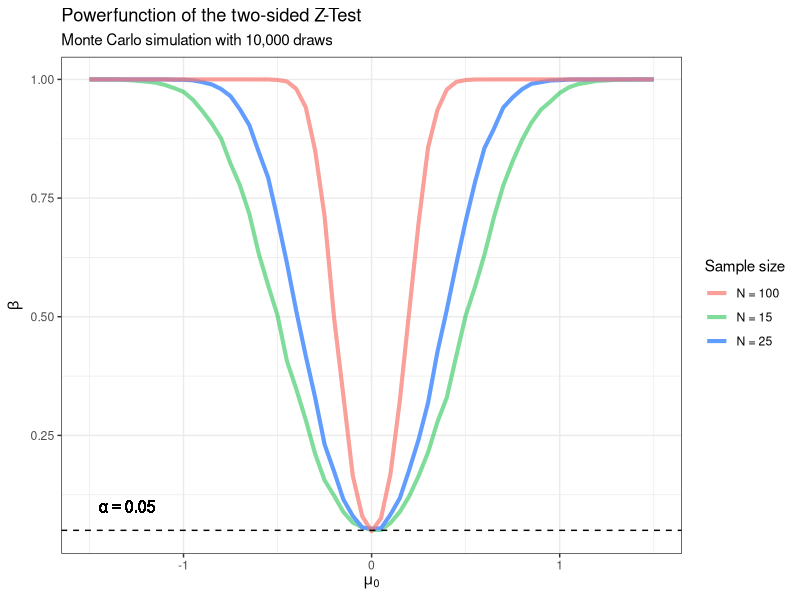

This figure's R source:

# Research Module in Econometrics and Statistics
# Master Economics, Uni Bonn

# Author: Max
# Date: 16-Oct-2019
# Updated: 21-Oct-2019
# Notes:


rm(list=ls())

### Powerfunction Simulation for the z-Test

# Define functions
power_fct <- function(M,N,mu,mu_0,sigma,alpha){
    D.vec <- integer(M)
    for (i in 1:M){
        X <- rnorm(N, mean=mu, sd=sigma)
        z_obs <- sqrt(N)*(mean(X)-mu_0)/sigma
        D.vec[i] <- as.integer(abs(z_obs)>abs(qnorm(alpha/2)))
    }
    return(mean(D.vec))
}

# Flexible function
power_fct_flexible <- function(M,N.vec,mu,mu_0,sigma,alpha){
    power_fct_vect <- Vectorize(FUN=power_fct, vectorize.args="mu")
    matrix <- matrix(mu.vec)
    for (k in 1:length(N.vec)){
        power.vec <- power_fct_vect(M=M,N=N.vec[k],mu=mu.vec,mu_0=mu_0,sigma=sigma,alpha=alpha)
        matrix <- cbind(matrix, power.vec)
    }
    df <- data.frame(matrix)
    return(df)
}

# Simulation parameters
N <- 50
N.vec <- c(15,25,100)
M <- 10000
mu <- 0
mu.vec <- c(seq(mu-1.5,mu+1.5,.05))
sigma <- 1
alpha <- 0.05
mu_0 <- 0

df <- power_fct_flexible(M=M,N.vec=N.vec,mu=mu.vec,mu_0=mu_0,sigma=sigma,alpha=alpha)

names(df)[1] <- "mu"
names(df)[2] <- "power_n_15"
names(df)[3] <- "power_n_25"
names(df)[4] <- "power_n_100"


### Plotting
library("ggplot2")
p <- ggplot(df, aes(x=mu)) +
    geom_line(aes(y=power_n_15, color="N = 15"), alpha=.5, size=1.4) +
    geom_line(aes(y=power_n_25, color="N = 25"), alpha=1, size=1.4) +
    geom_line(aes(y=power_n_100, color="N = 100"), alpha=.7,  size=1.4) +
    geom_hline(yintercept = 0.05, lty=2) +
    geom_text(aes(x=-1.3, y=0.1, label='alpha==0.05'), parse=TRUE, size=4) +
    labs(title = 'Powerfunction of the two-sided Z-Test',
         subtitle = "Monte Carlo simulation with 10,000 draws",
         x=expression(paste(mu[0]), size=16),
         y=expression(paste(beta), size=16)) +
    theme_bw() +
    scale_color_discrete(name = "Sample size", labels = c("N = 100", "N = 15", "N = 25"))

show(p)

#dev.copy(png,'powerfunction_plot.png')
#dev.off()
# wide format was selected by hand in RStudio
